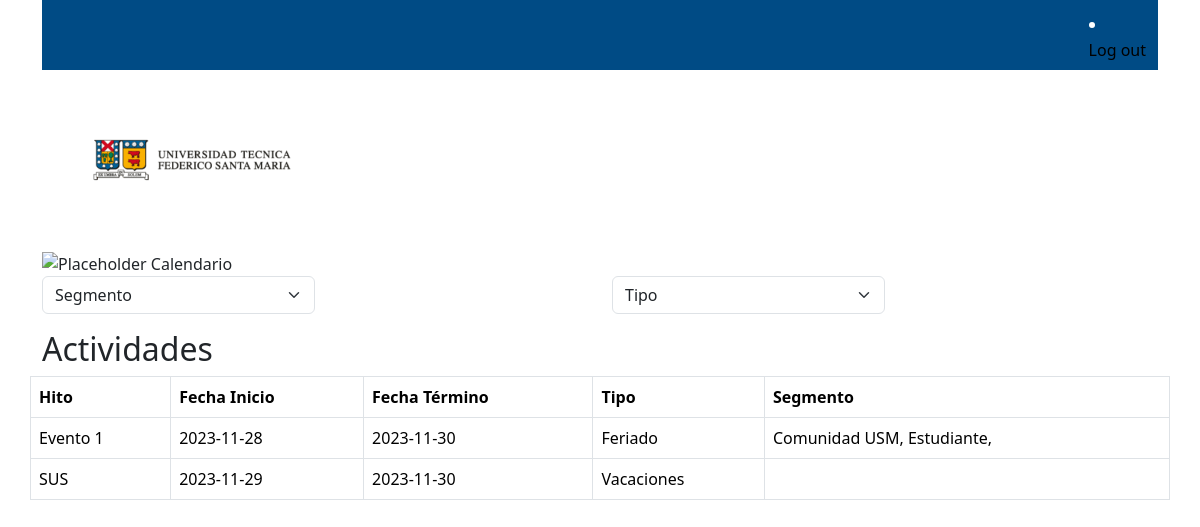
The page / (signed in) on the database its author committed.
### rest/models.py (models this page shows, shortened)
class evento(models.Model):
    id = models.BigAutoField(primary_key=True)
    fecha_inicio = models.DateField()
    fecha_termino = models.DateField()
    titulo = models.CharField(max_length=100)
    descripcion = models.TextField()
    tipo_choices = [('V','Vacaciones'), ('F','Feriado'), ('SA','Suspensión de actividades'), ('SAP','Suspension de actividades pm'),
            ('PL','Periodo Lectivo'), ('SE','Suspensión de evaluaciones'), ('C','Ceremonia'), ('E','EDDA'), ('EV','Evaluacion'),
            ('Ay','Ayudantias'), ('HA','Hito académico'), ('SeA','Secretaria académica'), ('OAI','OAI')]
    tipo = models.CharField(max_length=100, choices=tipo_choices)
    segmento = models.ManyToManyField('segmento')

class segmento(models.Model):
    id = models.BigAutoField(primary_key=True)
    nombre = models.CharField(max_length=50)

### front/views.py (the view, shortened to what this page needs)
# urls.py: path('', views.publicList),
def publicList(request: HttpRequest):
    eventos: OrderedDict = EventoList.as_view()(request).data
    segmentos: OrderedDict = SegmentoList.as_view()(request).data
    eventos_proximos = eventos.copy()[0:3]
    tipos = dict(eventoModel.tipo_choices)
    tipo = request.GET.get('tipo')
    segmento = request.GET.get('segmento')
    if tipo:
        eventos = list(filter(lambda x: x['tipo'] == tipo, eventos))
    context = {
        'eventos': eventos,
        'segmentos': segmentos,
        'segmento_actual': int(segmento) if segmento else None,
        'tipo_actual': tipo,
        'tipos': tipos
    }
    if request.user.is_authenticated and not isinstance(request.user, User):
        context['segmento_usuario'] = request.user.usersegmento.segmento.id
        context['eventos_proximos'] = eventos_proximos
    return render(request, 'listadoPublico.html', context)

### front/templatetags/template_filters.py (called while the page is built)
@register.filter
def get_value(dictionary, key):
    return dictionary.get(key)

### rest/views.py (called while the page is built)
    def get_queryset(self):
        queryset = evento.objects.all()
        segmento = self.request.query_params.get('segmento', '')
        if segmento is not '':
            queryset = queryset.filter(segmento__id=segmento)
        tipo = self.request.query_params.get('tipo', '')
        if tipo is not '':
            queryset = queryset.filter(tipo=tipo)
        return queryset

    def get_queryset(self):
        queryset = segmento.objects.all()
        return queryset

### front/templates/listadoPublico.html (shortened to what this page needs)
{% extends "base.html" %}
{% load static %}
{% load template_filters %}
{% block content %}
<img src="https://images.placeholders.dev/?width=800&height=600&text=Placeholder&bgColor=%23f7f6f6&textColor=%236d6e71" alt="Placeholder Calendario">
<form method="get" name="filtros" class="mb-3">
    <div class="row">
        <div class="col-6">
            <select name="segmento" class="form-select w-50" onchange="document.filtros.submit()">
                <option value="" {% if request.GET.segmento == "" %}selected{% endif %}>Segmento</option>
            </select>
        </div>
        <div class="col-6">
            <select name="tipo" class="form-select w-50" onchange="this.form.submit()">
                <option value="" {% if request.GET.tipo == "" %}selected{% endif %}>Tipo</option>
            </select>
        </div>
    </div>
</form>
<div class="row">
    <div class="col-12" id="tableHead">
        <h2>Actividades</h2>
    </div>
    <table class="table table-bordered">
        <thead>
            <th scope="col-4">Hito</th>
            <th scope="col-2">Fecha Inicio</th>
            <th scope="col-2">Fecha Término</th>
            <th scope="col-2">Tipo</th>
            <th scope="col-2">Segmento</th>
        </thead>
        <tbody>
            {% for evento in eventos %}
            <tr>
                <td>{{ evento.titulo }}</td>
                <td>{{ evento.fecha_inicio }}</td>
                <td>{{ evento.fecha_termino }}</td>
                <td>{{ tipos|get_value:evento.tipo }}</td>
                <td>
                    {% for segmento in evento.segmento %}
                    {{ segmento.nombre }},
                    {% endfor %}
                </td>
            </tr>
            {% endfor %}
        </tbody>
    </table>
</div>
{% endblock %}

### front/static/css/styles.css (style rules this page uses)
body { font-family: 'Roboto Condensed', 'Roboto' sans-serif; }

### rows shown on the page
evento: titulo "Evento 1"
segmento: nombre "Comunidad USM"
segmento: nombre "Estudiante"
evento: titulo "SUS"

### other values the page prints
{{ evento.fecha_inicio }} "2023-11-28" "2023-11-29"
{{ evento.fecha_termino }} "2023-11-30" "2023-11-30"
{{ tipos|get_value:evento.tipo }} "Feriado" "Vacaciones"
